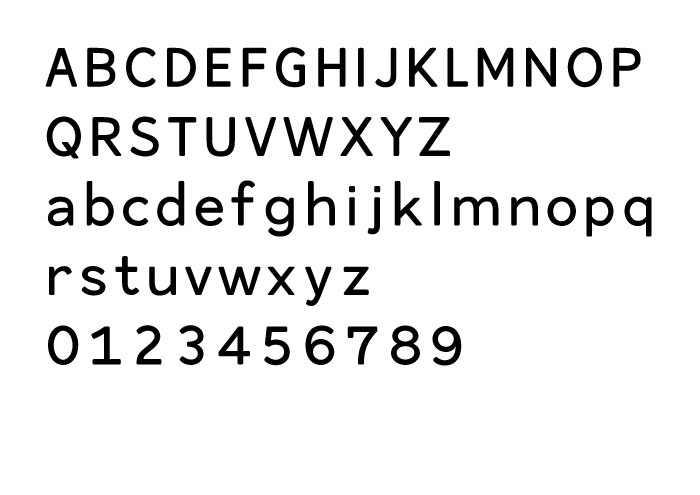
//> input picture feedback/pics/05.jpg, 700 x 495 px
$ ./GlyphDetectPlugin ../../feedback/pics/05.jpg   (built with g++ and OpenCV 4, the #if around main switched on)
//> lines starting //> are read from the running program, lines starting //| are printed output that depends on the picture; after the words box and inside, x2 and y2 are one past the last pixel; in counts of white or black regions, pixels touching at a corner belong together
#include <vector>
using std::vector;
#include <algorithm>
using std::sort;
#include <string>
using std::string;
#include <iostream>
using std::clog;
using std::endl;
#include <opencv2/opencv.hpp>
using namespace cv;

static char *str_nullterm(char *str, int len) {
	char *ntstr = (char *) malloc(sizeof(char) * (len + 1));
	strncpy(ntstr, str, len);
	ntstr[len] = '\0';
	return ntstr;
}

#ifdef TEST
int main(int argc, char **argv) {
	auto im = imread(argv[1]);
//> im is the input picture: 495 rows x 700 cols, CV_8UC3; min 0, max 255, mean 234.2
	// dummy variables because we don't actually read anything
	int *a, b;
	int **out = &a;
	int *len = &b;
#else
extern "C" int sqDetectGlyphs(char *filename, int filenameLen, int **out, int *len)
{
	char *f = str_nullterm(filename, filenameLen);
	auto im = imread(f);
	free(f);
#endif

	Mat imgray, imthres;
	OutputArray hierarchy = {};
	vector<vector<Point>> contours;

	if (!im.data)
		return 1;

	cvtColor(im, imgray, CV_BGR2GRAY);
	fastNlMeansDenoising(imgray, imgray, 10);
//> imgray: 495 rows x 700 cols, CV_8UC1; min 0, max 255, mean 234.2
	erode(imgray, imgray, getStructuringElement(MORPH_RECT, Size(7, 7)));
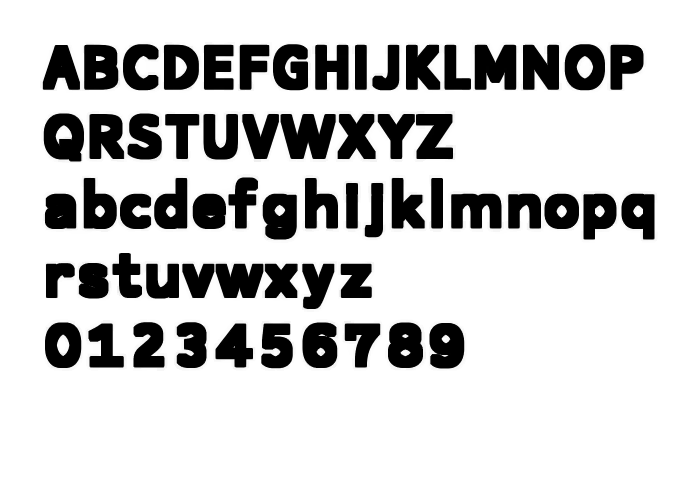
//> imgray: 495 rows x 700 cols, CV_8UC1; min 0, max 255, mean 206.1

	threshold(imgray, imthres, 200, 255, THRESH_BINARY);
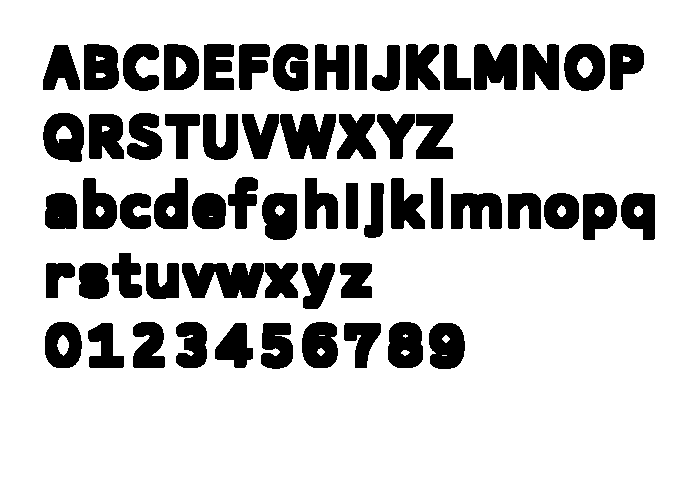
//> imthres: 495 rows x 700 cols, CV_8UC1; 80% white; 61 black regions

	findContours(imthres, contours, hierarchy, RETR_TREE, CHAIN_APPROX_SIMPLE, Point(0, 0));
//> contours = 84 contours, 6 with area under 20; largest, box (x1, y1, x2, y2) and area: (0, 0, 700, 495) 345306, (181, 262, 265, 299) 2298, (279, 113, 337, 160) 1976, (473, 43, 518, 91) 1760, (42, 112, 85, 163) 1748

	vector<vector<Point>> contours_poly(contours.size());
//> contours_poly = 84 empty contours
	vector<Rect> boundRect(contours.size());

	for (unsigned int i = 0; i < contours.size(); i++) {
		approxPolyDP(Mat(contours[i]), contours_poly[i], 3, true);
		boundRect[i] = boundingRect(Mat(contours_poly[i]));
	}
//> this loop made 84 passes
//> after the loop, contours_poly = 84 contours, 10 with area under 20; largest, box (x1, y1, x2, y2) and area: (0, 0, 700, 495) 345306, (181, 262, 265, 299) 2172, (279, 113, 336, 160) 1814, (42, 112, 85, 163) 1655, (473, 44, 517, 91) 1584; boundRect = 84 Rects (x, y, width, height), first 8: [0, 0, 700, 495], [428, 322, 37, 48], [442, 355, 5, 1], [442, 335, 8, 8], [345, 322, 37, 47], [260, 322, 34, 48], [214, 322, 40, 47], [88, 322, 37, 47]

	auto maxArea = im.rows * im.cols * 0.8;
//> maxArea = 277200
	boundRect.erase(std::remove_if(boundRect.begin(), boundRect.end(), [maxArea] (Rect &rect) {
		return rect.area() > maxArea;
	}), boundRect.end());
//> boundRect = 83 Rects (x, y, width, height), first 8: [428, 322, 37, 48], [442, 355, 5, 1], [442, 335, 8, 8], [345, 322, 37, 47], [260, 322, 34, 48], [214, 322, 40, 47], [88, 322, 37, 47], [387, 322, 37, 47]

	boundRect.erase(std::remove_if(boundRect.begin(), boundRect.end(), [&boundRect] (Rect &inside) {
		for (auto &outside : boundRect) {
			if (outside.contains(inside.tl()) && outside.contains(inside.br()))
				return true;
		}
		return false;
	}), boundRect.end());
//> boundRect = 61 Rects (x, y, width, height), first 8: [428, 322, 37, 48], [345, 322, 37, 47], [260, 322, 34, 48], [214, 322, 40, 47], [88, 322, 37, 47], [387, 322, 37, 47], [301, 321, 38, 48], [175, 321, 33, 48]

	*out = (int *) malloc(sizeof(int) * 4 * boundRect.size());
	*len = boundRect.size();

	if (!*out)
		return 1;

	for (unsigned int i = 0; i < boundRect.size() * 4; i += 4) {
		(*out)[i + 0] = boundRect[i / 4].tl().x;
		(*out)[i + 1] = boundRect[i / 4].tl().y;
		(*out)[i + 2] = boundRect[i / 4].br().x;
		(*out)[i + 3] = boundRect[i / 4].br().y;
	}
//> this loop made 61 passes

#ifdef TEST
	for (int i = 0; i < *len; i++) {
		auto first = &((*out)[i * 4]);
		rectangle(im, Point(first[0], first[1]), Point(first[2], first[3]), Scalar(255, 255, 0), 2, 8, 0);
	}
	imwrite("out.png", im);
#endif

	return 0;
}

$ run again, on feedback/pics/01.png
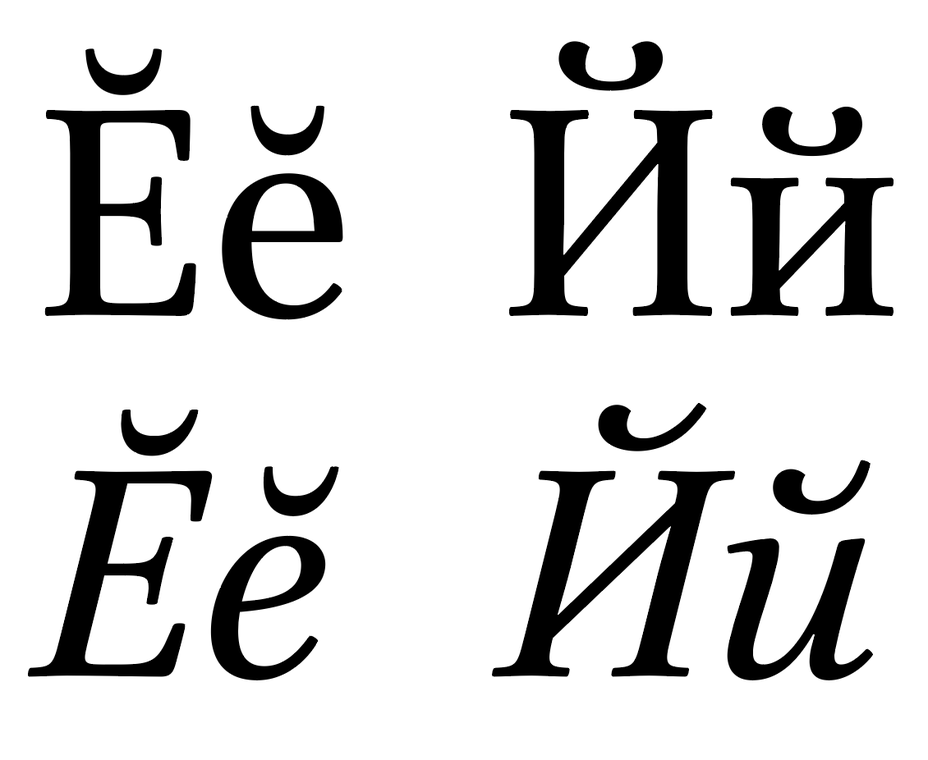
//> input picture feedback/pics/01.png, 928 x 760 px, shrunk from 1130 x 926 before the run
//> im is the input picture: 760 rows x 928 cols, CV_8UC3; min 0, max 255, mean 217.3
//> `erode(imgray, imgray, getStructuringElement(MORPH_RECT, Size(7, 7)));`:
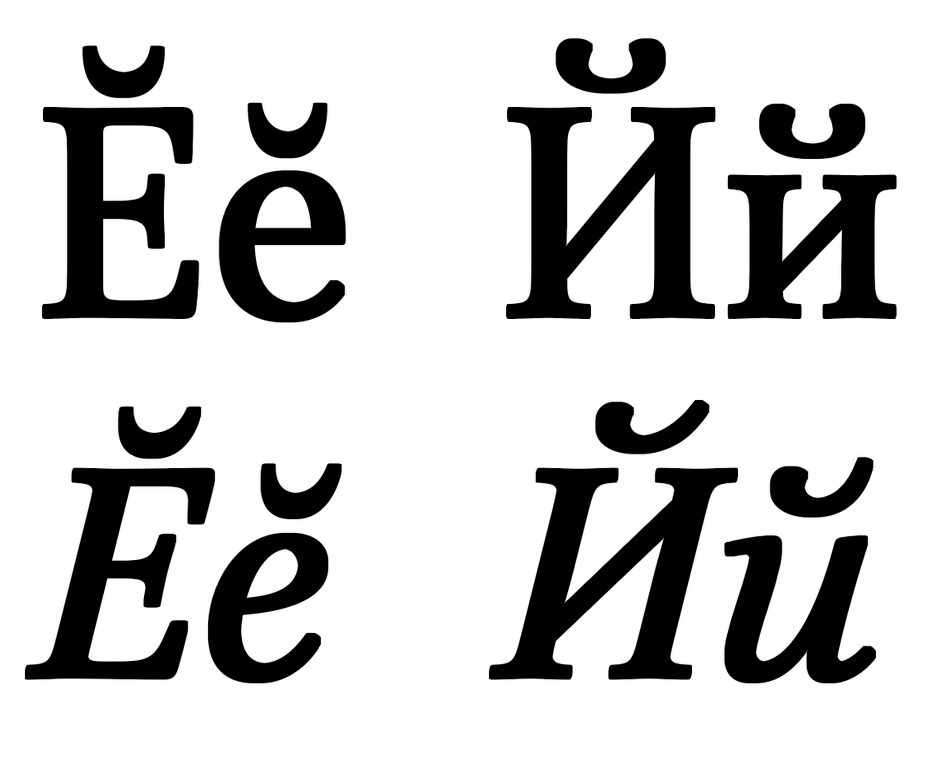
//> imgray: 760 rows x 928 cols, CV_8UC1; min 0, max 255, mean 202.5
//> `threshold(imgray, imthres, 200, 255, THRESH_BINARY);`:
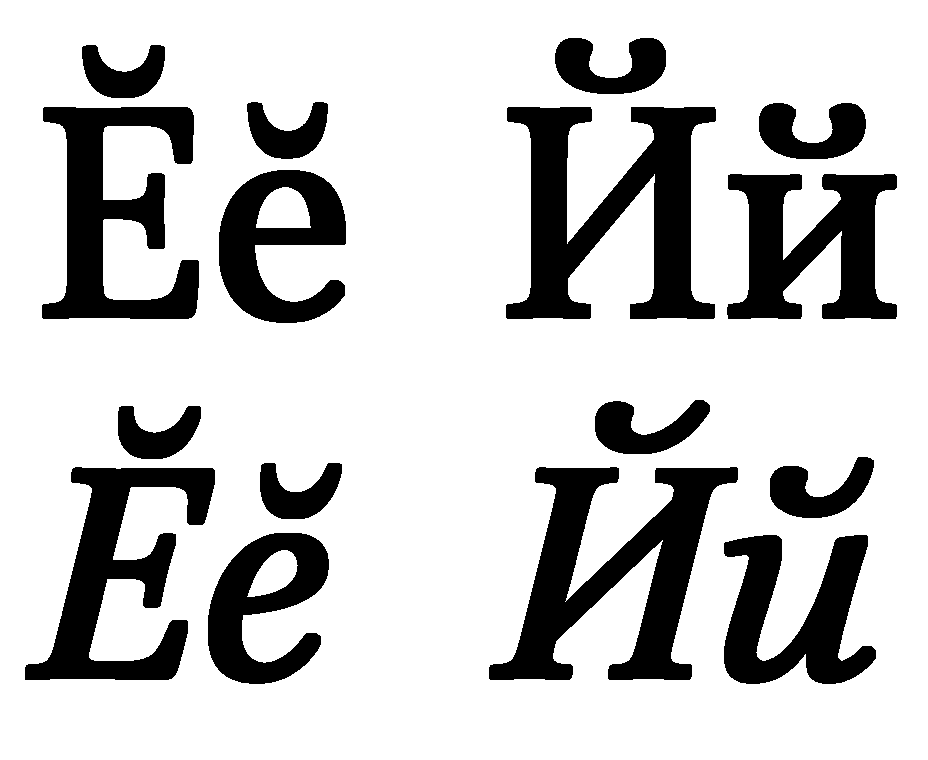
//> imthres: 760 rows x 928 cols, CV_8UC1; 78.9% white; 16 black regions
//> contours = 19 contours; largest, box (x1, y1, x2, y2) and area: (0, 0, 928, 760) 703593, (488, 466, 739, 681) 22794, (505, 106, 717, 320) 22585, (24, 466, 216, 681) 16714, (41, 106, 200, 320) 16691
//> contours_poly = 19 empty contours
//> the loop `for (unsigned int i = 0; i < contours.size(); i++)` made 19 passes
//> `boundRect.erase(std::remove_if(boundRect.begin(), boundRect.end(), [ma..`: boundRect = 18 Rects (x, y, width, height), first 8: [723, 534, 154, 151], [207, 534, 123, 151], [247, 550, 50, 47], [488, 467, 251, 214], [24, 466, 192, 214], [259, 462, 84, 57], [769, 456, 106, 62], [117, 405, 85, 53]
//> `boundRect.erase(std::remove_if(boundRect.begin(), boundRect.end(), [&b..`: boundRect = 16 Rects (x, y, width, height), first 8: [723, 534, 154, 151], [207, 534, 123, 151], [488, 467, 251, 214], [24, 466, 192, 214], [259, 462, 84, 57], [769, 456, 106, 62], [117, 405, 85, 53], [594, 399, 117, 55]
//> the loop `for (unsigned int i = 0; i < boundRect.size() * 4; i += 4)` made 16 passes
